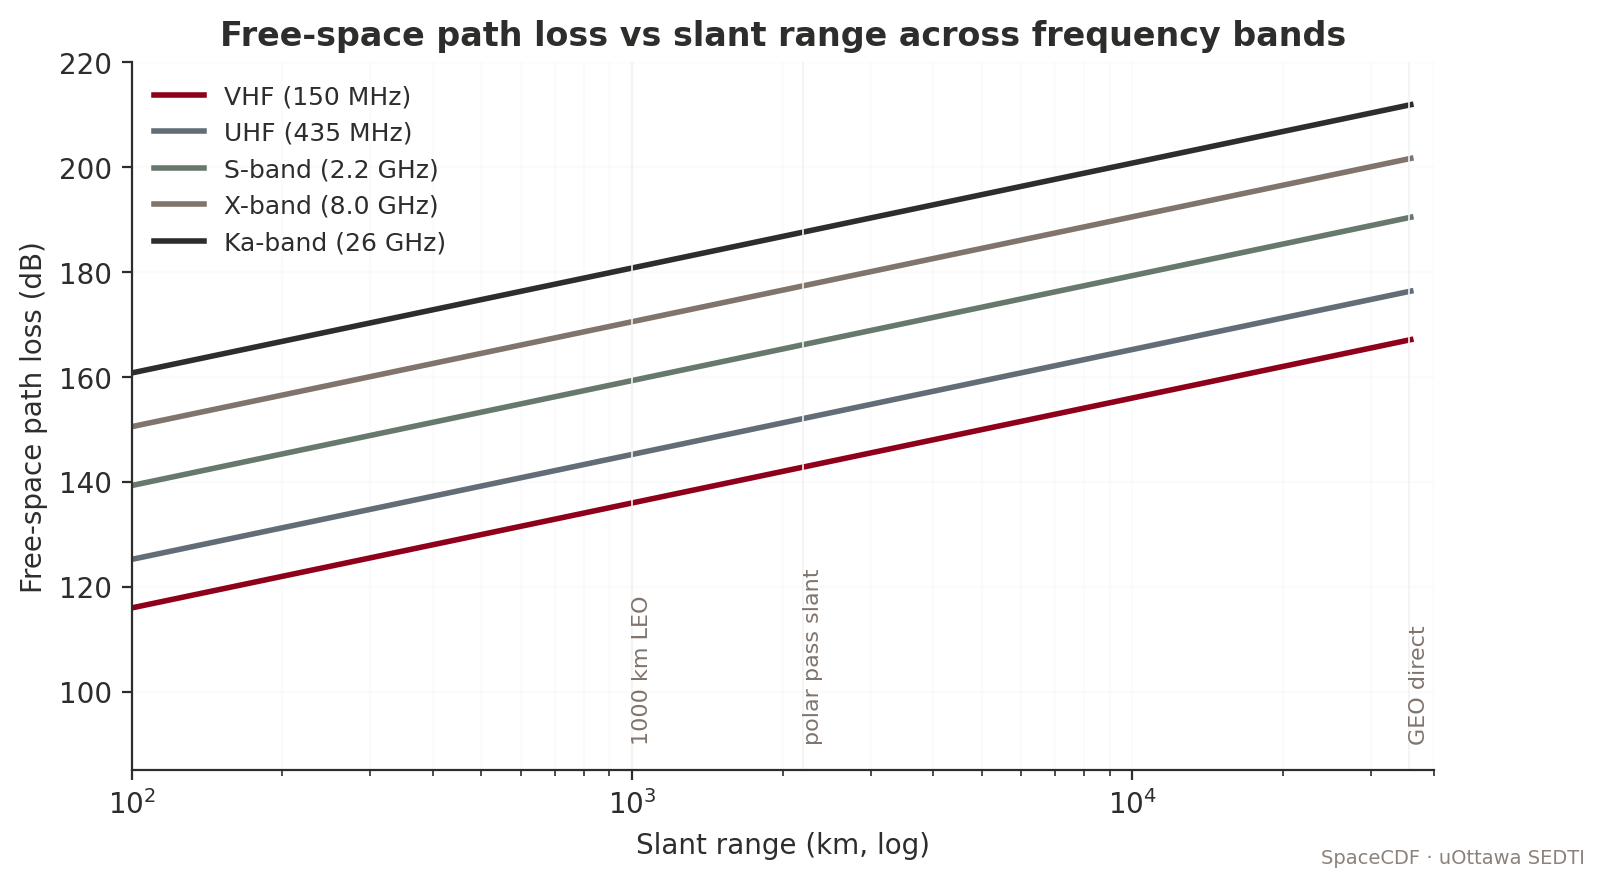

This chart was generated by the following Python code:
"""Free-space path loss vs slant range, multiple bands."""
import numpy as np
import matplotlib.pyplot as plt
from uottawa_brand import apply_style, COLORS, SERIES, add_footer

apply_style()
fig, ax = plt.subplots(figsize=(8.4, 4.6))

# FSPL = 20 log10(4 pi d / lambda) [dB]
c = 3e8
bands = {
    "VHF (150 MHz)":   0.150e9,
    "UHF (435 MHz)":   0.435e9,
    "S-band (2.2 GHz)":2.2e9,
    "X-band (8.0 GHz)":8.0e9,
    "Ka-band (26 GHz)":26.0e9,
}
d = np.linspace(100, 36000, 600) * 1e3   # km → m

for i, (name, f) in enumerate(bands.items()):
    lam = c / f
    FSPL = 20 * np.log10(4 * np.pi * d / lam)
    ax.plot(d/1e3, FSPL, lw=2.0, color=SERIES[i], label=name)

# Mark common slant ranges
for ds, label in [(1000, "1000 km LEO"), (2200, "polar pass slant"),
                   (35786, "GEO direct")]:
    ax.axvline(ds, color=COLORS["polar"], lw=0.6)
    ax.text(ds, 90, label, rotation=90, fontsize=8, va="bottom",
            color=COLORS["warm_grey"])

ax.set_xlabel("Slant range (km, log)")
ax.set_ylabel("Free-space path loss (dB)")
ax.set_xscale("log")
ax.set_xlim(100, 40000)
ax.set_ylim(85, 220)
ax.grid(True, which="both", alpha=0.3)
ax.set_title("Free-space path loss vs slant range across frequency bands")
ax.legend(loc="upper left", frameon=False, fontsize=9)
add_footer(fig)
fig.savefig("/sessions/serene-eager-noether/mnt/docs/assets/figures/fig_fspl.png")
print("OK fspl")
